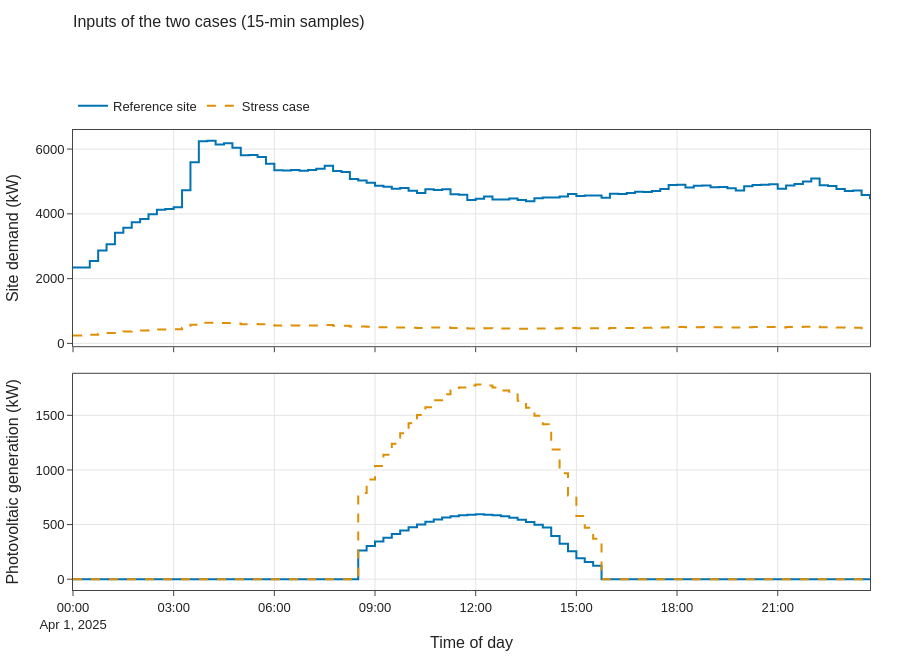

The notebook cell this image was saved under:
### Code cell
fig = vp.stacked_panels(
    [("Site demand (kW)", {n: c.it_kw + c.cooling_kw + c.building_kw for n, c in cases.items()}),
     ("Photovoltaic generation (kW)", {n: c.pv_kw for n, c in cases.items()})],
    title="Inputs of the two cases (15-min samples)")
fig.show()
